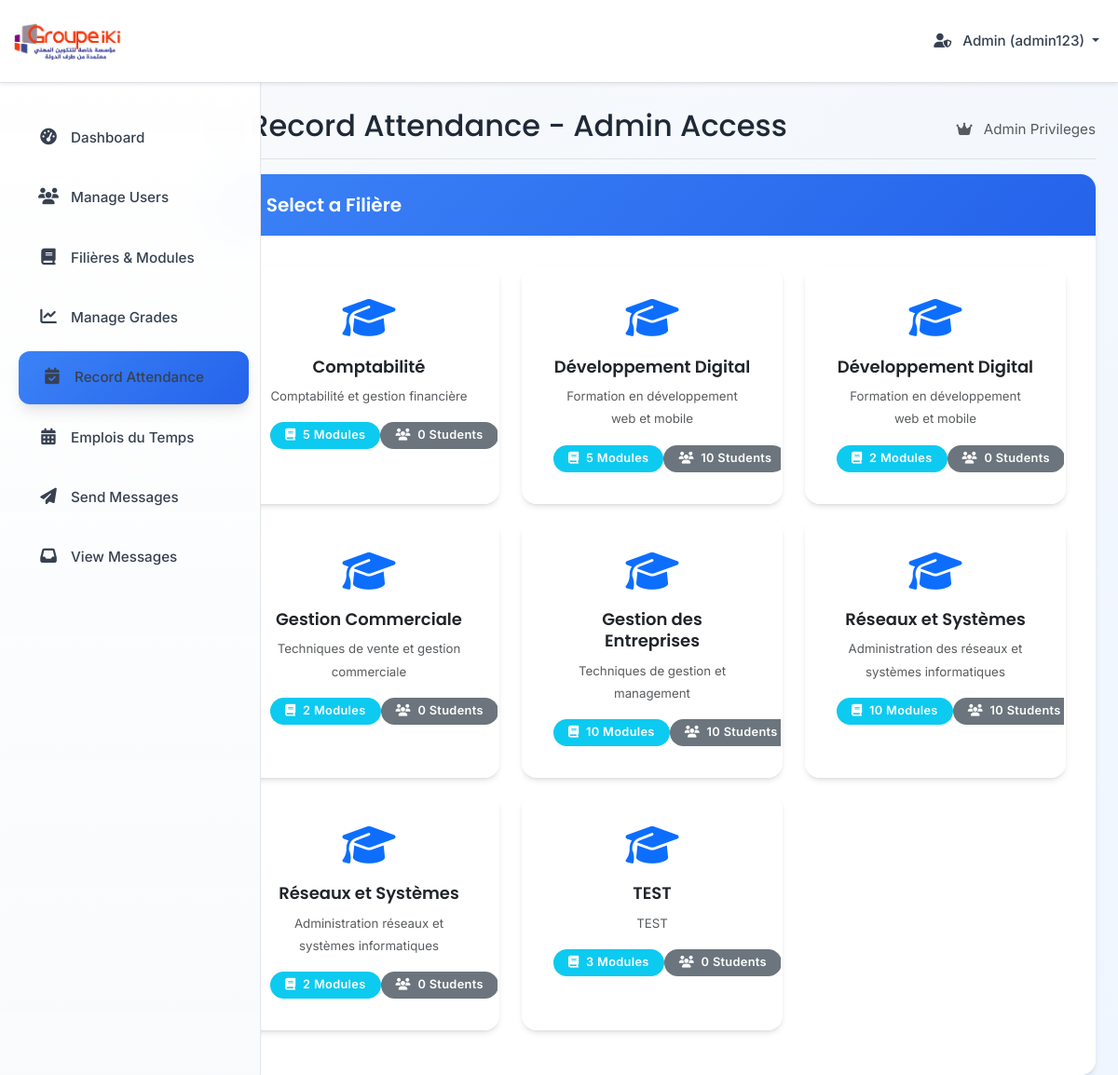
Page /record_absence.php (signed in) on the committed database.
### tables this page shows
CREATE TABLE `filieres` (
  `id` int(11) NOT NULL,
  `name` varchar(100) NOT NULL,
  `description` text DEFAULT NULL,
  `created_at` timestamp NOT NULL DEFAULT current_timestamp()
);

### record_absence.php (the view, shortened to what this page needs)
<?php
$user_cni = $_SESSION['user_cni'];
$user_role = $_SESSION['role'];
$host = 'localhost';
$dbname = 'groupe_iki';
$username = 'root';
$db_password = '';
try {
    $pdo = new PDO("mysql:host=$host;dbname=$dbname;charset=utf8", $username, $db_password);
    $pdo->setAttribute(PDO::ATTR_ERRMODE, PDO::ERRMODE_EXCEPTION);
} catch (PDOException $e) {
    $error_message = 'Database connection failed: ' . $e->getMessage();
}
$navbar_color = $user_role === 'admin' ? 'bg-primary' : 'bg-success';
$user_icon = $user_role === 'admin' ? 'fa-user-shield' : 'fa-chalkboard-teacher';
$dashboard_link = $user_role === 'admin' ? 'dashboard_admin.php' : 'dashboard_teacher.php';
?>
<!DOCTYPE html>
<html lang="en">
<head>
    <link href="https://cdn.jsdelivr.net/npm/bootstrap@5.3.0/dist/css/bootstrap.min.css" rel="stylesheet">
    <link href="https://cdnjs.cloudflare.com/ajax/libs/font-awesome/6.4.0/css/all.min.css" rel="stylesheet">
    <link href="css/styles.css" rel="stylesheet">
</head>
<body class="dashboard-page">
    <nav class="navbar navbar-expand-lg navbar-light bg-white fixed-top border-bottom shadow-sm <?php echo $navbar_color; ?>">
        <div class="container-fluid">
            <a class="navbar-brand d-flex align-items-center" href="<?php echo $dashboard_link; ?>">
                <img src="assets/logo-circle.jpg" alt="" width="120px">
            </a>
            <div class="collapse navbar-collapse" id="navbarNav">
                <ul class="navbar-nav ms-auto">
                    <li class="nav-item dropdown">
                        <a class="nav-link dropdown-toggle" href="#" id="userDropdown" role="button" data-bs-toggle="dropdown">
                            <i class="fas <?php echo $user_icon; ?> me-2"></i>
                            <?php echo ucfirst($user_role); ?> (<?php echo htmlspecialchars($user_cni); ?>)
                        </a>
                    </li>
                </ul>
            </div>
        </div>
    </nav>
    <div class="container-fluid">
        <div class="row">
            <nav class="col-md-3 col-lg-2 d-md-block sidebar collapse" id="sidebar">
                <div class="position-sticky pt-3">
                    <ul class="nav flex-column">
                        <li class="nav-item">
                            <a class="nav-link" href="<?php echo $dashboard_link; ?>">
                                <i class="fas fa-tachometer-alt me-2"></i>
                                Dashboard
                            </a>
                        </li>
                        <?php if ($user_role === 'admin'): ?>
                        <li class="nav-item">
                            <a class="nav-link" href="manage_users.php">
                                <i class="fas fa-users me-2"></i>
                                Manage Users
                            </a>
                        </li>
                        <li class="nav-item">
                            <a class="nav-link" href="manage_filieres_modules.php">
                                <i class="fas fa-book me-2"></i>
                                Filières & Modules
                            </a>
                        </li>
                        <?php endif; ?>
                        <li class="nav-item">
                            <a class="nav-link" href="manage_grades.php">
                                <i class="fas fa-chart-line me-2"></i>
                                Manage Grades
                            </a>
                        </li>
                        <li class="nav-item">
                            <a class="nav-link active" href="record_absence.php">
                                <i class="fas fa-calendar-check me-2"></i>
                                Record Attendance
                            </a>
                        </li>
                        <?php if ($user_role === 'admin'): ?>
                        <li class="nav-item">
                            <a class="nav-link" href="manage_schedules.php">
                                <i class="fas fa-calendar-alt me-2"></i>
                                Emplois du Temps
                            </a>
                        </li>
                        <?php endif; ?>
                        <?php if ($user_role === 'admin'): ?>
                        <li class="nav-item">
                            <a class="nav-link" href="send_message.php">
                                <i class="fas fa-paper-plane me-2"></i>
                                Send Messages
                            </a>
                        </li>
                        <?php endif; ?>
                        <li class="nav-item">
                            <a class="nav-link" href="view_messages.php">
                                <i class="fas fa-inbox me-2"></i>
                                View Messages
                            </a>
                        </li>
                    </ul>
                </div>
            </nav>
            <main class="col-md-9 ms-sm-auto col-lg-10 px-md-4 main-content">
                <div class="d-flex justify-content-between flex-wrap flex-md-nowrap align-items-center pt-3 pb-2 mb-3 border-bottom">
                    <h1 class="h2">
                        <i class="fas fa-calendar-check me-2"></i>
                        Record Attendance
                        <?php if ($user_role === 'teacher'): ?>
                        - <?php echo date('d/m/Y'); ?>
                        <?php else: ?>
                        - Admin Access
                        <?php endif; ?>
                    </h1>
                    <div class="text-muted">
                        <?php if ($user_role === 'teacher'): ?>
                        <i class="fas fa-clock me-2"></i>
                        Current Time: <?php echo date('H:i'); ?>
                        <?php else: ?>
                        <i class="fas fa-crown me-2"></i>
                        Admin Privileges
                        <?php endif; ?>
                    </div>
                </div>
                <?php if ($user_role === 'admin' && (!isset($_GET['module_id']) && !isset($_GET['filiere_id']))): ?>
<div class="row">
    <div class="col-12">
        <div class="card">
            <div class="card-header">
                <h5 class="card-title mb-0">
                    <i class="fas fa-graduation-cap me-2"></i>
                    Select a Filière
                </h5>
            </div>
            <div class="card-body">
                <?php
                try {
                    $stmt = $pdo->query("
                        SELECT
                            f.id as filiere_id,
                            f.name as filiere_name,
                            f.description as filiere_description,
                            COUNT(DISTINCT m.id) as module_count,
                            COUNT(s.cni) as student_count
                        FROM filieres f
                        LEFT JOIN modules m ON f.id = m.filiere_id
                        LEFT JOIN students s ON s.filiere_id = f.id
                        GROUP BY f.id
                        ORDER BY f.name
                    ");
                    $filieres = $stmt->fetchAll(PDO::FETCH_ASSOC);
                    if (empty($filieres)): ?>
                    <div class="alert alert-warning">
                        <i class="fas fa-exclamation-triangle me-2"></i>
                        <strong>No filières found!</strong> Please add filières first.
                    </div>
                    <?php else: ?>
                    <div class="row">
                        <?php foreach ($filieres as $filiere): ?>
                        <div class="col-md-6 col-lg-4 mb-3">
                            <div class="card h-100 module-card" style="cursor: pointer;"
                                 onclick="selectFiliere(<?php echo $filiere['filiere_id']; ?>)">
                                <div class="card-body text-center">
                                    <div class="mb-3">
                                        <i class="fas fa-graduation-cap fa-3x text-primary"></i>
                                    </div>
                                    <h6 class="card-title"><?php echo htmlspecialchars($filiere['filiere_name']); ?></h6>
                                    <p class="card-text">
                                        <small class="text-muted"><?php echo htmlspecialchars($filiere['filiere_description'] ?: 'No description'); ?></small>
                                    </p>
                                    <div class="d-flex justify-content-around">
                                        <span class="badge bg-info">
                                            <i class="fas fa-book me-1"></i>
                                            <?php echo $filiere['module_count']; ?> Modules
                                        </span>
                                        <span class="badge bg-secondary">
                                            <i class="fas fa-users me-1"></i>
                                            <?php echo $filiere['student_count']; ?> Students
                                        </span>
                                    </div>
                                </div>
                            </div>
                        </div>
                        <?php endforeach; ?>
                    </div>
                    <?php endif; ?>
                <?php } catch (PDOException $e) { ?>
                <div class="alert alert-danger">
                    <i class="fas fa-exclamation-triangle me-2"></i>
                    Error loading filières: <?php echo htmlspecialchars($e->getMessage()); ?>
                </div>
                <?php } ?>
            </div>
        </div>
    </div>
</div>
<?php endif; ?>
            </main>
        </div>
    </div>
</body>
</html>

### record_absence.php (style rules this page uses)
.module-card { transition: all 0.3s ease; border: 2px solid transparent; }

### rows in the picture
filieres: name "Comptabilité", description "Comptabilité et gestion financière", module_count "5", student_count "0"
filieres: name "Développement Digital", description "Formation en développement web et mobile", module_count "5", student_count "10"
filieres: name "Développement Digital", description "Formation en développement web et mobile", module_count "2", student_count "0"
filieres: name "Gestion Commerciale", description "Techniques de vente et gestion commerciale", module_count "2", student_count "0"
filieres: name "Gestion des Entreprises", description "Techniques de gestion et management", module_count "10", student_count "10"
filieres: name "Réseaux et Systèmes", description "Administration des réseaux et systèmes informatiques", module_count "10", student_count "10"
filieres: name "Réseaux et Systèmes", description "Administration réseaux et systèmes informatiques", module_count "2", student_count "0"
filieres: name "TEST", description "TEST", module_count "3", student_count "0"

### other values in the picture
$user_role "Admin"
$user_cni "admin123"
